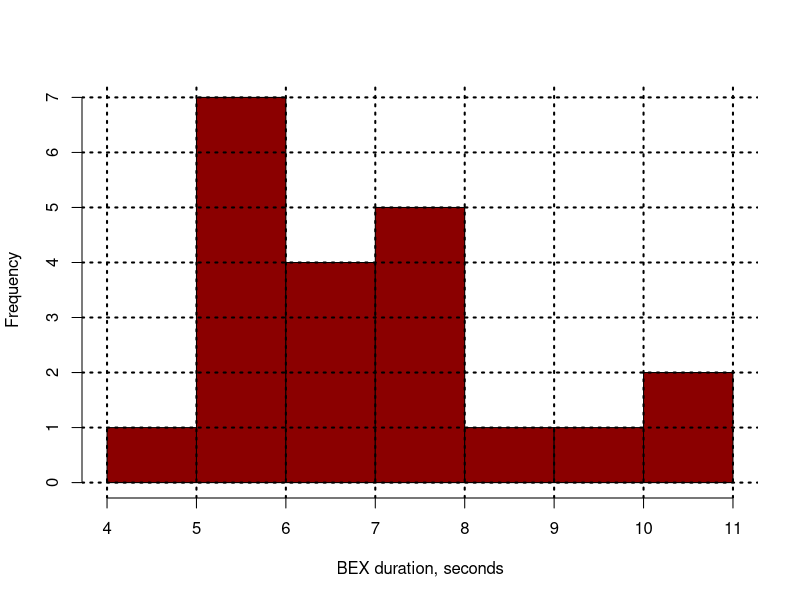

Reproduce this figure in R.
d<-scan("duration_bex.dat")
pdf("duration_bex.pdf", height=4)
hist(d, col="dark red", xlab="BEX duration, seconds", ylab="Frequency", main="");
grid(col="black", lwd=2)
dev.off()
